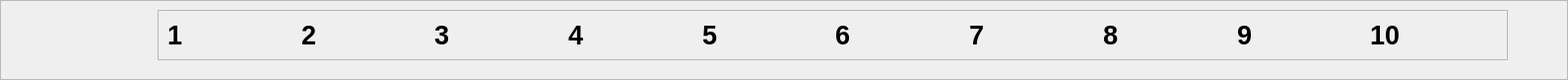
                <widget class="QFrame" name="frame_29">
                 <property name="geometry">
                  <rect>
                   <x>80</x>
                   <y>220</y>
                   <width>1592</width>
                   <height>81</height>
                  </rect>
                 </property>
                 <property name="frameShape">
                  <enum>QFrame::StyledPanel</enum>
                 </property>
                 <property name="frameShadow">
                  <enum>QFrame::Raised</enum>
                 </property>
                 <widget class="QFrame" name="frame_16">
                  <property name="geometry">
                   <rect>
                    <x>160</x>
                    <y>10</y>
                    <width>1371</width>
                    <height>51</height>
                   </rect>
                  </property>
                  <property name="styleSheet">
                   <string notr="true">#num_1,#num_2,#num_3,#num_4,#num_5,#num_6,#num_7,#num_8,#num_9,#num_10{
	color:#000000;

}</string>
                  </property>
                  <property name="frameShape">
                   <enum>QFrame::StyledPanel</enum>
                  </property>
                  <property name="frameShadow">
                   <enum>QFrame::Raised</enum>
                  </property>
                  <layout class="QHBoxLayout" name="horizontalLayout_16">
                   <item>
                    <widget class="QLabel" name="num_1">
                     <property name="font">
                      <font>
                       <pointsize>20</pointsize>
                       <weight>75</weight>
                       <bold>true</bold>
                      </font>
                     </property>
                     <property name="text">
                      <string>1</string>
                     </property>
                    </widget>
                   </item>
                   <item>
                    <widget class="QLabel" name="num_2">
                     <property name="font">
                      <font>
                       <pointsize>20</pointsize>
                       <weight>75</weight>
                       <bold>true</bold>
                      </font>
                     </property>
                     <property name="text">
                      <string>2</string>
                     </property>
                    </widget>
                   </item>
                   <item>
                    <widget class="QLabel" name="num_3">
                     <property name="font">
                      <font>
                       <pointsize>20</pointsize>
                       <weight>75</weight>
                       <bold>true</bold>
                      </font>
                     </property>
                     <property name="text">
                      <string>3</string>
                     </property>
                    </widget>
                   </item>
                   <item>
                    <widget class="QLabel" name="num_4">
                     <property name="font">
                      <font>
                       <pointsize>20</pointsize>
                       <weight>75</weight>
                       <bold>true</bold>
                      </font>
                     </property>
                     <property name="text">
                      <string>4</string>
                     </property>
                    </widget>
                   </item>
                   <item>
                    <widget class="QLabel" name="num_5">
                     <property name="font">
                      <font>
                       <pointsize>20</pointsize>
                       <weight>75</weight>
                       <bold>true</bold>
                      </font>
                     </property>
                     <property name="text">
                      <string>5</string>
                     </property>
                    </widget>
                   </item>
                   <item>
                    <widget class="QLabel" name="num_6">
                     <property name="font">
                      <font>
                       <pointsize>20</pointsize>
                       <weight>75</weight>
                       <bold>true</bold>
                      </font>
                     </property>
                     <property name="text">
                      <string>6</string>
                     </property>
                    </widget>
                   </item>
                   <item>
                    <widget class="QLabel" name="num_7">
                     <property name="font">
                      <font>
                       <pointsize>20</pointsize>
                       <weight>75</weight>
                       <bold>true</bold>
                      </font>
                     </property>
                     <property name="text">
                      <string>7</string>
                     </property>
                    </widget>
                   </item>
                   <item>
                    <widget class="QLabel" name="num_8">
                     <property name="font">
                      <font>
                       <pointsize>20</pointsize>
                       <weight>75</weight>
                       <bold>true</bold>
                      </font>
                     </property>
                     <property name="text">
                      <string>8</string>
                     </property>
                    </widget>
                   </item>
                   <item>
                    <widget class="QLabel" name="num_9">
                     <property name="font">
                      <font>
                       <pointsize>20</pointsize>
                       <weight>75</weight>
                       <bold>true</bold>
                      </font>
                     </property>
                     <property name="text">
                      <string>9</string>
                     </property>
                    </widget>
                   </item>
                   <item>
                    <widget class="QLabel" name="num_10">
                     <property name="font">
                      <font>
                       <pointsize>20</pointsize>
                       <weight>75</weight>
                       <bold>true</bold>
                      </font>
                     </property>
                     <property name="text">
                      <string>10</string>
                     </property>
                    </widget>
                   </item>
                  </layout>
                 </widget>
                </widget>
